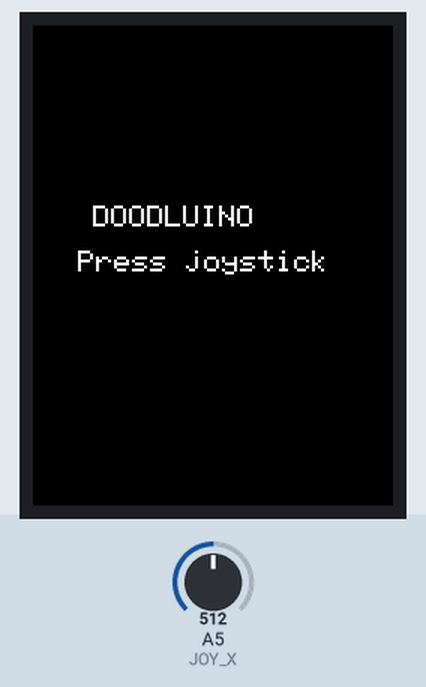
Bench run of a sketch on a simulated Arduino Uno, built with avr-gcc and run on an emulated ATmega328P. Shown: 240×320 colour display. Inputs (shaded band) come from the test bench; at power-on: A5 (JOY_X) = 512. Random numbers use the default seed unless the sketch sets one.

Above: at 1.0 s.
1.1 s: A5 (JOY_X) set to 610
At 3.1 s:
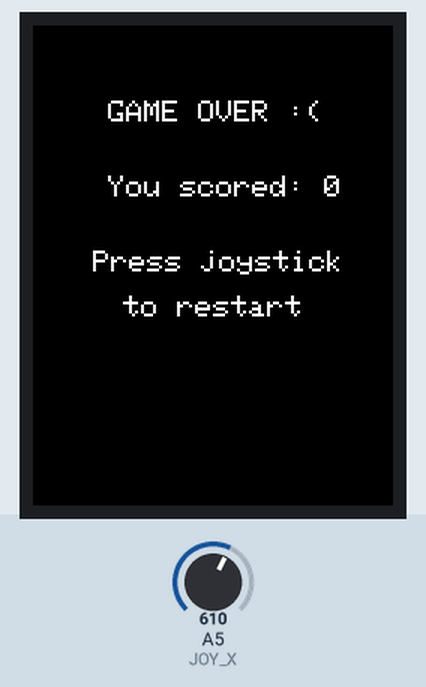
3.6 s: A5 (JOY_X) set to 590
At 3.98 s:
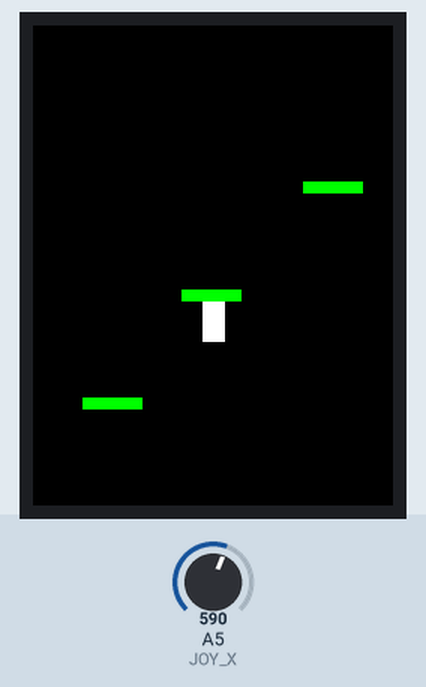
6.2 s: A5 (JOY_X) set to 612
At 12.08 s:
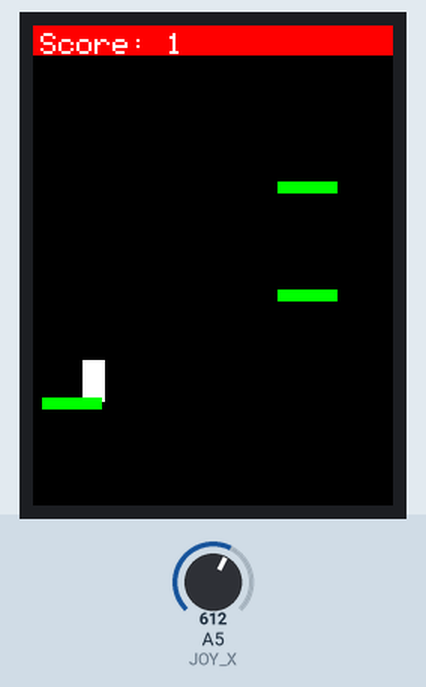

The sketch:

dj_v2.0.ino
```cpp
#include <SPI.h>
#include <Adafruit_GFX.h>
#include <Adafruit_ILI9341.h>

#define TFT_CS 10
#define TFT_DC 9
#define TFT_RST 8
#define JOY_X A5

#define SCREEN_WIDTH 240
#define SCREEN_HEIGHT 320
#define DOODLER_WIDTH 15
#define DOODLER_HEIGHT 28
#define PLATFORM_WIDTH 40
#define PLATFORM_HEIGHT 8
#define NUM_PLATFORMS 4
#define MAX_SCROLL 5    // Smoother scrolling
#define JUMP_FORCE -12
#define GRAVITY 0.4
#define TOP_OFFSET 30  // Height of score panel - the separate one
#define PLAY_AREA_HEIGHT (SCREEN_HEIGHT - TOP_OFFSET)
#define VISIBLE_PLATFORMS 3
#define BASE_SCROLL 5       // Base scroll speed
#define SCROLL_INCREASE 0.1 // Scroll speed increase per score
#define BASE_GRAVITY 0.4    // Base gravity
#define GRAVITY_INCREASE 0.01 // Gravity increase per score

#define BLACK 0x0000
#define WHITE 0xFFFF
#define GREEN 0x07E0
#define BLUE 0x001F
#define RED 0xF800
#define MAGENTA 0xF81F
#define CYAN 0x07FF
#define YELLOW 0xFFE0

Adafruit_ILI9341 tft(TFT_CS, TFT_DC, TFT_RST);

// Game state with position tracking
struct GameState {
  int doodlerX, doodlerY;
  float doodlerVelocityY;
  int platformX[NUM_PLATFORMS];
  int platformY[NUM_PLATFORMS];
  int platformDirection[NUM_PLATFORMS]; // 1 for right, -1 for left
  int score = 0;
  bool gameOver = true;
  bool platformUsed[NUM_PLATFORMS];
  int prevDoodlerX, prevDoodlerY;
  int prevPlatformX[NUM_PLATFORMS];
  int prevPlatformY[NUM_PLATFORMS];
};

GameState state;

// New parameters for moving platforms
const int PLATFORM_MOVE_SPEED = 1;
const int PLATFORM_MOVE_RANGE = 50; // movement range

void setup() {
  Serial.begin(115200);

  pinMode(TFT_RST, OUTPUT);
  digitalWrite(TFT_RST, LOW);
  delay(10);
  digitalWrite(TFT_RST, HIGH);
  delay(10);

  tft.begin();
  tft.setRotation(0);
  SPI.setClockDivider(SPI_CLOCK_DIV2);

  showStartScreen();
  initGame();
}

void showStartScreen() {
  tft.fillScreen(BLACK);
  tft.setTextColor(WHITE);
  tft.setTextSize(2);
  tft.setCursor(40, 120);
  tft.print("DOODLUINO");
  tft.setCursor(30, 150);
  tft.print("Press joystick");
  while (analogRead(JOY_X) > 400 && analogRead(JOY_X) < 600) delay(50);
  tft.fillScreen(BLACK);
}

void initGame() {
  state.doodlerX = SCREEN_WIDTH / 2 - DOODLER_WIDTH / 2;
  state.doodlerY = PLAY_AREA_HEIGHT / 2;
  state.doodlerVelocityY = 0;
  state.score = 0;
  state.gameOver = false;

  // Initialize platforms
  for (int i = 0; i < NUM_PLATFORMS; i++) {
    state.platformUsed[i] = false;
    state.platformX[i] = random(SCREEN_WIDTH - PLATFORM_WIDTH);
    state.platformY[i] = PLAY_AREA_HEIGHT - (i * (PLAY_AREA_HEIGHT / NUM_PLATFORMS));
    state.prevPlatformX[i] = state.platformX[i];
    state.prevPlatformY[i] = state.platformY[i];
    state.platformDirection[i] = (random(2) == 0) ? 1 : -1;  // Random direction
  }
}

void loop() {
  static uint32_t lastUpdate = 0;
  if (millis() - lastUpdate < 33) return;
  lastUpdate = millis();

  if (!state.gameOver) {
    updateGame();
    drawGame();
  } else {
    handleGameOver();
  }
}

void updateGame() {
  // Input handling
  int joy = analogRead(JOY_X);
  state.prevDoodlerX = state.doodlerX;
  state.doodlerX += (joy < 400) ? +5 : (joy > 600) ? -5 : 0;
  if (state.doodlerX < 0) state.doodlerX = SCREEN_WIDTH - DOODLER_WIDTH;
  if (state.doodlerX > SCREEN_WIDTH - DOODLER_WIDTH) state.doodlerX = 0;

  // Dynamic gravity
  float dynamicGravity = BASE_GRAVITY + (state.score * GRAVITY_INCREASE);

  // Physics
  state.prevDoodlerY = state.doodlerY;
  state.doodlerVelocityY += dynamicGravity;
  state.doodlerY += state.doodlerVelocityY;

  checkCollisions();
  handleScrolling();
  updatePlatforms(); // Move the platforms
  checkGameOver();
}

void updatePlatforms() {
  for (int i = 0; i < NUM_PLATFORMS; i++) {
    state.platformX[i] += PLATFORM_MOVE_SPEED * state.platformDirection[i];

    // Check boundaries and reverse direction if needed
    if (state.platformX[i] <= 0) {
      state.platformDirection[i] = 1; // Move right
    } else if (state.platformX[i] >= SCREEN_WIDTH - PLATFORM_WIDTH) {
      state.platformDirection[i] = -1; // Move left
    }
  }
}

void checkCollisions() {
  for (int i = 0; i < NUM_PLATFORMS; i++) {
    if (state.platformY[i] + TOP_OFFSET >= 0 &&
        state.platformY[i] + TOP_OFFSET < SCREEN_HEIGHT) {
      if (state.doodlerVelocityY > 0 &&
          state.doodlerX + DOODLER_WIDTH > state.platformX[i] &&
          state.doodlerX < state.platformX[i] + PLATFORM_WIDTH &&
          state.prevDoodlerY + DOODLER_HEIGHT <= state.platformY[i] &&
          state.doodlerY + DOODLER_HEIGHT >= state.platformY[i]) {

        float dynamicJump = JUMP_FORCE - (state.score * 0.1);
        state.doodlerVelocityY = dynamicJump;

        if (!state.platformUsed[i]) {
          state.score++;
          state.platformUsed[i] = true;
        }
      }
    }
  }
}

void handleScrolling() {
  float dynamicScroll = BASE_SCROLL + (state.score * SCROLL_INCREASE);

  if (state.doodlerY < SCREEN_HEIGHT / 3) {
    int scroll = min(SCREEN_HEIGHT / 3 - state.doodlerY, dynamicScroll);
    state.doodlerY += scroll;

    for (int i = 0; i < NUM_PLATFORMS; i++) {
      state.platformY[i] += scroll;

      if (state.platformY[i] > SCREEN_HEIGHT) {
        state.platformX[i] = random(SCREEN_WIDTH - PLATFORM_WIDTH);
        state.platformY[i] = random(-PLATFORM_HEIGHT, 0);
        state.platformUsed[i] = false;
        state.platformDirection[i] = (random(2) == 0) ? 1 : -1; //new direction
      }
    }
  }
}

void checkGameOver() {
  if (state.doodlerY > SCREEN_HEIGHT) state.gameOver = true;
}

void drawGame() {
  static int lastScore = -1;
  if (state.score != lastScore) {
    if (state.score <= 10) {
      tft.fillRect(0, 0, SCREEN_WIDTH, TOP_OFFSET - 10, RED);
    }
    else if (state.score > 10 && state.score <= 30) {
      tft.fillRect(0, 0, SCREEN_WIDTH, TOP_OFFSET - 10, BLUE);
    }
    else if (state.score > 30 && state.score < 50) {
      tft.fillRect(0, 0, SCREEN_WIDTH, TOP_OFFSET - 10, CYAN);
    }
    else if (state.score >= 50 && state.score <= 89) {
      tft.fillRect(0, 0, SCREEN_WIDTH, TOP_OFFSET - 10, GREEN);
    }
    tft.setCursor(5, 5);
    tft.print("Score: ");
    tft.print(state.score);
    lastScore = state.score;
  }

  // Clear previous doodler position
  tft.fillRect(state.prevDoodlerX, state.prevDoodlerY + TOP_OFFSET,
    DOODLER_WIDTH, DOODLER_HEIGHT, BLACK);

  // Draw new doodler position
  tft.fillRect(state.doodlerX, state.doodlerY + TOP_OFFSET,
    DOODLER_WIDTH, DOODLER_HEIGHT, WHITE);

  // Update platforms
  for (int i = 0; i < NUM_PLATFORMS; i++) {
    if (state.platformY[i] + TOP_OFFSET >= 0 &&
      state.platformY[i] + TOP_OFFSET < SCREEN_HEIGHT) {

      if (state.platformX[i] != state.prevPlatformX[i] ||
        state.platformY[i] != state.prevPlatformY[i]) {
        tft.fillRect(state.prevPlatformX[i], state.prevPlatformY[i] + TOP_OFFSET,
          PLATFORM_WIDTH, PLATFORM_HEIGHT, BLACK);
      }

      tft.fillRect(state.platformX[i], state.platformY[i] + TOP_OFFSET,
        PLATFORM_WIDTH, PLATFORM_HEIGHT, GREEN);

      state.prevPlatformX[i] = state.platformX[i];
      state.prevPlatformY[i] = state.platformY[i];
    }
  }
}

void handleGameOver() {
  tft.fillScreen(BLACK);
  tft.setTextSize(2);
  tft.setCursor(50, 50);
  tft.print("GAME OVER :(");
  tft.setCursor(50, 100);
  tft.print("You scored: ");
  tft.print(state.score);
  tft.setCursor(40, 150);
  tft.print("Press joystick");
  tft.setCursor(60, 180);
  tft.print("to restart");

  delay(1000);
  while (analogRead(JOY_X) > 400 && analogRead(JOY_X) < 600) delay(50);
  setup();
}
```

Measured:
- the behaviour switches between 599 and 600 on A5 (JOY_X) (found by bisection; images 2 and 3)
- after the input at 1.1 s, the display: first changes after 0.09 s (image 1 shows a later state)
- after the input at 6.2 s, the display: first changes after 0.19 s (image 3 shows a later state)
- what the display in image 1 shows lasts 1.2 s, from 2.3 s to 3.5 s
